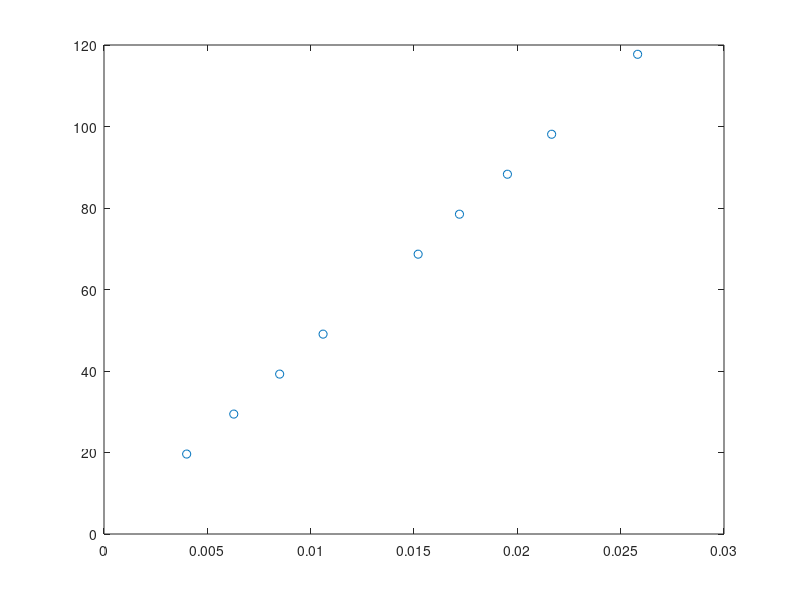

Here is the MATLAB script that generated this plot: (Note: this script raises an error after producing the figure.)
% Instituto Tecnológico de Aeronáutica
% Engenharia Mecânica-Aeronáutica
% MPD-11 - Dinâmica de máquinas
% Aluno: João Sarmento
% 
% Laboratório 3 - Dinâmica de cames
% 
%% Inicialização

clear;
close all;
clc;

%% Velocidade de rotação crítica determinada experimentalmente

velocidade_critica = 154;   % [rpm]

%% Aceleração da gravidade

g = 9.81;                   % [m/s²]

%% Valor da massa do elo 4 (suportada pelo seguidor)
%  (medida com balança, conforme foto)

m_4 = 1.825;                % [kg]

%% Dados relativos à mola
%  (medidos/estimados com paquímetro, com nônio - resolução de 0,02 mm)

L = 65e-3;                  % Comprimento da mola instalada [m]
L0 = 70e-3;                 % Comprimento livre da mola     [m]

delta_0 = abs(L - L0);      % Compressão inicial da mola    [m]

%% Pesos aplicados para caracterização da mola
%  (foram usadas massas 'padrão' - com valores indicados nas mesmas)

W = [  2 ;
       3 ;
       4 ;      % 2 + 2
       5 ;      % 2 + 3
       7 ;      % 5 + 2
       8 ;      % 5 + 3
       9 ;      % 5 + 2 + 2
      10 ;      % 5 + 2 + 3
      12 ]*g;   % 5 + 2 + 2 + 3         % [N]

%% Comprimentos da mola comprimida devido à aplicação de carga sobre 
%  a mesma (medidos/estimados usando um compasso interno e paquímetro,
%  com nônio - com resolução de 0,02 mm)

L = [ 66.00 ;
      63.72 ;
      61.50 ;
      59.40 ;
      54.80 ;
      52.80 ;
      50.48 ;
      48.34 ;
      44.18 ]*1e-3;                     % [m]

%% Deformação da mola durante o ensaio para sua caracterização

delta_L = abs(L - L0);

%% Gráfico com os dados coletados para caracterização da mola

figure(1);
plot(delta_L,W,'o');

%% Tipo de ajuste a ser considerado para os dados coletados

ft = fittype({'x'});    % função do tipo y = a*x
% ft = 'poly1';           % função do typo y = a*x + b

%% Determinar o ajuste do modelo escolhido aos dados experimentais

[cf, G] = fit(delta_L,W,ft);
cf

%% Determinar os coeficientes a/b relacionados ao ajuste realizado

coeficientes_ajuste = coeffvalues(cf);

%% O coeficiente angular do ajuste (a) corresponde ao valor da 
%  rigidez da mola (em N/m, por conta das unidades de delta_L e W)

k_mola = coeficientes_ajuste(1);

%% Plotar na mesma figura a reta ajustada, bem como os limites
%  de confiança associados ao ajuste (95%)

hold on;
plot(cf,'predobs');

%% Enfeitar a figura com legenda, eixos, malha, etc.

xlabel('$\Delta L$ (compress\~{a}o) (m)','Interpreter','latex');
ylabel('$F_{\mathrm{mola}}$ (N)','Interpreter','latex');

set(gca,'TickLabelInterpreter','latex');
grid on;
legend off;

%% Diretório e nomes dos arquivos salvos usando o software LabVIEW
%  (ajustar de acordo com sua necessidade; '..\' significa diretório
%   acima; se desejado, os arquivos podem ser colocados na mesma pasta
%   que este código .m - neste caso, a variável 'data_dir' deve ser 
%   alterada para '')

data_dir = '';
% data_dir = '';
filenames = {'Lab_3_Baixa_Velocidade.xlsx',...
             'Lab_3_Velocidade_Critica.xlsx',...
             'Lab_3_Alta_Velocidade.xlsx'};

%% Identificador para escolher qual dos arquivos será importado

file_nb = 1;

%% Leitura da tabela contendo os dados experimentais

T = readtable([data_dir,filenames{file_nb}],'basic',true);

%% Extrair os dados da tabela salva na variável 'T'

data = T.Variables;

%% Armazenar os dados experimentais em variáveis mnemônicas

vet_tempo = data(:,1);      % Vetor com instantes de tempo  [s]
vet_acel = data(:,2);       % Dados do acelerômetro         [m/s²]
vet_desloc = data(:,4);     % Dados do laser                [mm]

%% Para visualização dos dados coletados de forma 'bruta',
%  completos, descomentar as linhas seguintes...

% figure;
% plot(vet_tempo,vet_desloc);
% hold on;
% plot(vet_tempo,vet_acel);

%% Identificar os picos na resposta medida pelo laser

[ pks , locs ] = ...
    findpeaks(vet_desloc,vet_tempo,'MinPeakHeight',0.8*max(vet_desloc));

%% Calcular o período do sinal periódico usando a localização dos picos
%  identificados

periodo = mean(diff(locs));

%% A partir do período, obter a velocidade angular e a velocidade de
%  rotação em rpm para os dados coletados e importados

omega = 2*pi/periodo;       % [rad/s]
n = omega*60/(2*pi);        % [rpm]

%% Escolher um dos picos do sinal do laser para realizar contas necessárias
%  Os picos são bastante semelhantes entre si. Pode-se escolher desde o se-
%  gundo até o penúltimo sem problemas. O primeiro e o último não necessa-
%  riamente contém um período completo do sinal periódico...

id = 2;
% id = length(pks) - 1;

%% Determinar os instantes de tempo mínimo e máximo que contém o período
%  de interesse

t_min = locs(id) - periodo/2;
t_max = locs(id) + periodo/2;

%% Construir um vetor booleano (de zeros e uns) para selecionar os dados
%  de interesse

idx = vet_tempo >= t_min & vet_tempo <= t_max;

%% Determinar o número de pontos experimentais contidos num período do 
%  sinal do laser

n_pts_periodo = sum(idx);

%% Construir um vetor com os ângulos de rotação do came

theta = linspace(0,2*pi,n_pts_periodo).';

%% Filtrar os dados do deslocamento do laser (selecionar apenas aqueles
%  que estão no intervalo de tempo de interesse - um único período)

y = vet_desloc(idx)*1e-3;       % dividir por 10³ para obter o 
                                % resultado em metros

%% Filtrar os dados do acelerômetro (selecionar apenas aqueles
%  que estão no intervalo de tempo de interesse - um único período)

acel = vet_acel(idx)/(omega^2); % dividir por omega² para obter a derivada
                                % segunda do deslocamento do seguidor com
                                % respeito à orientação do came

%% Fazer com que o menor valor do deslocamento do seguindor seja igual a
%  zero

y = y - min(y);

%% Carregar os dados do Lab. 2 associados ao came 2; os mesmos compreendem
%  a orientação angular do came e o deslocamento do seguidor (suavizado)

vars = load('Lab_2_Came_2.mat');

theta_ = vars.theta;  
y_ = vars.y_desired*1e-3;          % passar o deslocamento para metros

%% Numa figura, plotar o deslocamento do seguidor

figure(2);
plot(theta*180/pi,y, 'LineWidth', 2);           % medida do laser
hold on
plot(theta_*180/pi,y_, 'LineWidth', 2);         % medida do Lab. 2

%% Filtrar os deslocamentos

y_smooth = smoothdata(y,'movmean','SmoothingFactor',0.0005);
y_smooth_ = smoothdata(y_,'movmean','SmoothingFactor',0.0005);

%% ... e plotar os dados suavizados

plot(theta*180/pi,y_smooth, 'LineWidth', 2);
plot(theta_*180/pi,y_smooth_, 'LineWidth', 2);

%% Enfeitar a figura com legenda, eixos, malha, etc.

xlabel('$\theta$ (graus)','Interpreter','latex');
ylabel('$y_{4}$ (m)','Interpreter','latex');

set(gca,'TickLabelInterpreter','latex',...
    'XTick',0:30:360,'XLim',[0,360]);
grid on;
legend('Laser','Lab. 2','Laser - suavizado','Lab. 2 - suavizado',...
    'Interpreter','latex');

%% Descartar os dados originais pelos suavizados

y = y_smooth;
y_ = y_smooth_;

%% Derivar os dados associados ao laser com respeito à orientação angular
%  do came

diff_fin_centrada = @(x,y) ...
    (y(3:end) - y(1:end-2))./(x(3:end) - x(1:end-2));

th_cent = [ theta(end-1) ; theta ; theta(2) ];
y_cent = [ y(end-1) ; y ; y(2) ];

dy = diff_fin_centrada(th_cent,y_cent);

% dy = diff(y)./diff(theta);
% dy(end+1) = dy(1);          % a derivada para o último ponto deve ser 
%                             % igual à derivada do primeiro, já que a
%                             % função é periódica

%% Derivar os dados obtidos no Lab. 2 com respeito à orientação angular
%  do came

th__cent = [ theta_(end-1) ; theta_ ; theta_(2) ];
y__cent = [ y_(end-1) ; y_ ; y_(2) ];

dy_ = diff_fin_centrada(th__cent,y__cent);

% dy_ = diff(y_)./diff(theta_);
% dy_(end+1) = dy_(1);        % a derivada para o último ponto deve ser 
%                             % igual à derivada do primeiro, já que a
%                             % função é periódica

%% Numa figura, plotar a derivada primeira do deslocamento do seguidor
%  com respeito à orientação do came

figure(3);
plot(theta*180/pi,dy, 'LineWidth', 2);      % dados associados com o laser
hold on;
plot(theta_*180/pi,dy_, 'LineWidth', 2);    % dados associados com o Lab. 2

%% Filtrar as derivadas calculadas

dy_smooth = smoothdata(dy,'movmean','SmoothingFactor',0.000005);
dy_smooth_ = smoothdata(dy_,'movmean','SmoothingFactor',0.000005);

%% ... e plotar o resultado na mesma figura

plot(theta*180/pi,dy_smooth, 'LineWidth', 2);
plot(theta_*180/pi,dy_smooth_, 'LineWidth', 2);

%% Enfeitar a figura com legenda, eixos, malha, etc.

xlabel('$\theta$ (graus)','Interpreter','latex');
ylabel('$y_{4}^{\prime}$ (m$/$rad)','Interpreter','latex');

set(gca,'TickLabelInterpreter','latex',...
    'XTick',0:30:360,'XLim',[0,360]);
grid on;
legend('Laser','Lab. 2','Laser - suavizado','Lab. 2 - suavizado',...
    'Interpreter','latex');

%% Descartar os derivadas calculadas por aquelas suavizadas

dy = dy_smooth;
dy_ = dy_smooth_;

%% Derivar os dados associados ao laser com respeito à orientação angular
%  do came uma segunda vez

dy_cent = [ dy(end-1) ; dy ; dy(2) ];

d2y = diff_fin_centrada(th_cent,dy_cent);

% d2y = diff(dy)./diff(theta);
% d2y(end+1) = d2y(1);

%% Derivar os dados obtidos no Lab. 2 com respeito à orientação angular
%  do came uma segunda vez

dy__cent = [ dy_(end-1) ; dy_ ; dy_(2) ];

d2y_ = diff_fin_centrada(th__cent,dy__cent);

% d2y_ = diff(dy_)./diff(theta_);
% d2y_(end+1) = d2y_(1);

%% Numa figura, plotar a derivada segunda do deslocamento do seguidor
%  com respeito à orientação do came

figure(4);
plot(theta*180/pi,d2y, 'LineWidth', 1);     % dados associados com o laser
hold on;
plot(theta_*180/pi,d2y_, 'LineWidth', 1);   % dados associados com o Lab. 2
plot(theta*180/pi,acel, 'LineWidth', 1);    % dados associados com o acelerômetro

%% Filtrar as derivadas calculadas e os dados coletados pelo acelerômetro

d2y_smooth = smoothdata(d2y,'movmean','SmoothingFactor',0.1);
d2y_smooth_ = smoothdata(d2y_,'movmean','SmoothingFactor',0.1);
acel_smooth = smoothdata(acel,'movmean','SmoothingFactor',0.1);

%% ... e plotar o obtido na mesma figura

plot(theta*180/pi,d2y_smooth, 'LineWidth', 1);
plot(theta_*180/pi,d2y_smooth_, 'LineWidth', 1);
plot(theta*180/pi,acel_smooth, 'LineWidth', 1);

%% Enfeitar a figura com legenda, eixos, malha, etc.

xlabel('$\theta$ (graus)','Interpreter','latex');
ylabel('$y_{4}^{\prime\prime}$ (m$/$rad$^{2}$)','Interpreter','latex');

set(gca,'TickLabelInterpreter','latex',...
    'XTick',0:30:360,'XLim',[0,360]);
grid on;
legend('Laser','Lab. 2','Aceler\^{o}metro',...
    'Laser - suavizado','Lab. 2 - suavizado','Aceler\^{o}metro - suavizado',...
    'Interpreter','latex');

%% Calcular a velocidade crítica teórica, na qual a força de contato
%  vertical torna-se nula. Fazer isto para cada ângulo do came. Em 
%  alguns deles, a velocidade crítica calculada pode resultar imaginária,
%  o que significa que é impossível ocorrer flutuação do seguidor se uti-
%  lizado com o came considerada, na orientação em questão. A velocidade
%  crítica real é aquela que tem o menor valor (não-nulo). O ângulo asso-
%  ciado a tal velocidade é aquele no qual o seguidor 'salta'.

d2y = d2y_smooth;       % utilizar dados do laser suavizados
d2y = acel_smooth;      % utilizar dados do acelerômetro suavizados
d2y = acel;             % utilizar dados do acelerômetro sem suavizá-los

d2y_ = d2y_smooth_;     % utilizar dados do Lab. 2 suavizados

% omg_cr = sqrt((m_4*g + feval(cf,(y + delta_0)))./(-m_4*d2y));
% omg_cr_ = sqrt((m_4*g + feval(cf,(y_ + delta_0)))./(-m_4*d2y_));
omg_cr = sqrt((m_4*g + k_mola*(y + delta_0))./(-m_4*d2y));
omg_cr_ = sqrt((m_4*g + k_mola*(y_ + delta_0))./(-m_4*d2y_));

%% Numa figura, plotar o valor crítico de velocidade angular (em rpm)
%  em função da orientação do came

figure;
plot(theta*180/pi,real(omg_cr)*60/(2*pi),'.');      % laser / acelerômetro
hold on;
plot(theta_*180/pi,real(omg_cr_)*60/(2*pi),'.');    % Lab. 2

%% Enfeitar a figura com legenda, eixos, malha, etc.

xlabel('$\theta$ (graus)','Interpreter','latex');
ylabel('$n_{\mathrm{critico}}$ (rpm)','Interpreter','latex');

set(gca,'TickLabelInterpreter','latex',...
    'XTick',0:30:360,'XLim',[0,360],'YLim',[0,300]);
grid on;
legend('Laser','Lab. 2','Interpreter','latex');
